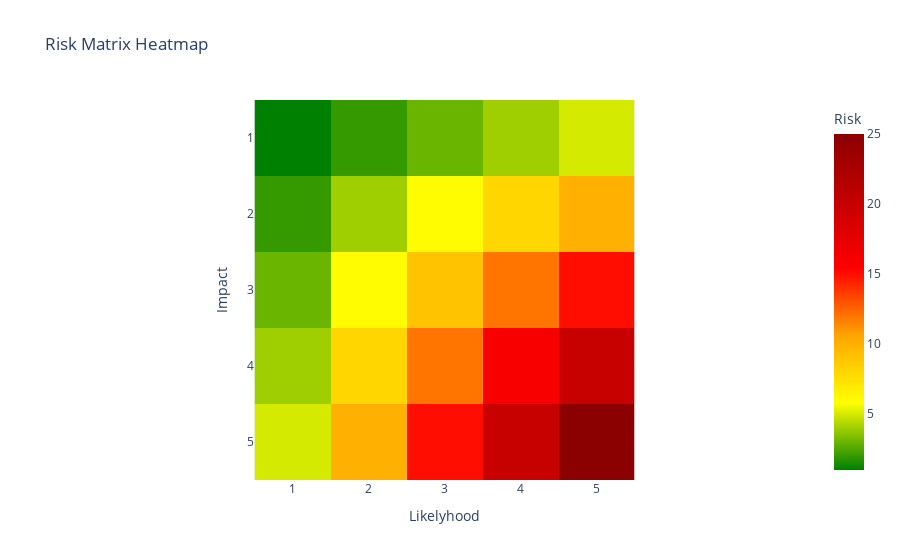

The code cell stored with this chart in its notebook:
### Code cell
import numpy as np
import plotly.express as px

custom_color_scale = [
    [0.0, 'green'],
    [0.2, 'yellow'],
    [0.4, 'orange'],
    [0.6, 'red'],
    [1.0, 'darkred']
]

impact_scale = np.array([1, 2, 3, 4, 5])
likelihood_scale = np.array([1, 2, 3, 4, 5])


risk_matrix = np.outer(impact_scale, likelihood_scale)

# Create a heatmap using Plotly Express with custom color scale
fig = px.imshow(risk_matrix[::-1],  # Reverse the matrix to have 1 at the bottom
                labels=dict(x="Likelyhood", y="Impact", color="Risk"),
                x=likelihood_scale,
                y=impact_scale[::-1],  # Reverse the y-axis scale
                title='Risk Matrix Heatmap',
                color_continuous_scale=custom_color_scale)

fig.update_layout(
    xaxis=dict(tickvals=list(range(1, 6)), ticktext=list(range(1, 6))),
    yaxis=dict(tickvals=list(range(1, 6)), ticktext=list(range(1, 6)))
)

fig.show()

### Figure 1 — Plotly figure (JSON) as saved in the notebook; plotly's stock layout.template omitted (floating-point values rounded to 4 significant figures)
{"data": [{"coloraxis": "coloraxis", "hovertemplate": "Likelyhood: %{x}<br>Impact: %{y}<br>Risk: %{z}<extra></extra>", "name": "0", "type": "heatmap", "x": [1, 2, 3, 4, 5], "xaxis": "x", "y": [5, 4, 3, 2, 1], "yaxis": "y", "z": [[5, 10, 15, 20, 25], [4, 8, 12, 16, 20], [3, 6, 9, 12, 15], [2, 4, 6, 8, 10], [1, 2, 3, 4, 5]]}], "layout": {"coloraxis": {"colorbar": {"title": {"text": "Risk"}}, "colorscale": [[0, "green"], [0.2, "yellow"], [0.4, "orange"], [0.6, "red"], [1, "darkred"]]}, "title": {"text": "Risk Matrix Heatmap"}, "xaxis": {"anchor": "y", "constrain": "domain", "domain": [0, 1], "scaleanchor": "y", "ticktext": [1, 2, 3, 4, 5], "tickvals": [1, 2, 3, 4, 5], "title": {"text": "Likelyhood"}}, "yaxis": {"anchor": "x", "autorange": "reversed", "constrain": "domain", "domain": [0, 1], "ticktext": [1, 2, 3, 4, 5], "tickvals": [1, 2, 3, 4, 5], "title": {"text": "Impact"}}}}
